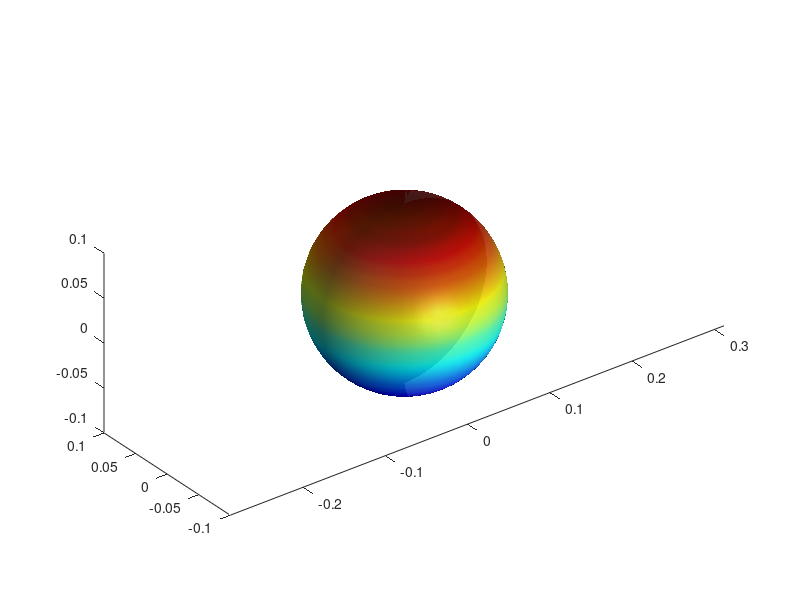

MATLAB code to generate this figure: (Note: this script raises an error after producing the figure.)
% Script that animates a solid ball hit dead center up until it achieves
% pure rolling without slip

% Copyright (c) 2017 Dmitry Savransky (ds264@cornell.edu)

%state z = [x,dx,th,dth]

mu = 0.02;
g = 9.81;
r = 0.1;
v0 = 2;
2*v0/7/mu/g
v0/mu/g

sphereeq = @(t,z) [z(2);-mu*g;z(4);5/2*mu/r*g];


[t,z] = ode45(sphereeq,linspace(0,2*v0/7/mu/g,500),[0,v0,0,0]);

[X,Y,Z] = sphere(50);

% set up figure
figure(1)
clf
colormap('jet')
s = surface(r*X,r*Y,r*Z,'FaceAlpha',0.9,'SpecularExponent',10,'SpecularStrength',0.2);
l(1) = light('Position',[0 -100 1]);
%l(2) = light('Position',[1.5 0.5 -0.5]);
lighting gouraud
shading interp
view(3)
axis equal
axis([z(1,1)-3*r,z(1,1)+3*r,-r,r,-r,r])
%axis([-r,z(end,1)+r,-r,r,-r,r])

%% aninmate

for j = 2:length(t)
    axis([z(j,1)-3*r,z(j,1)+3*r,-r,r,-r,r])
    rotate(s,[0,1,0],(z(j,3)-z(j-1,3))*180/pi,[z(j-1,1),0,0]);
    s.XData = s.XData + (z(j,1)-z(j-1,1));
    pause(t(j) - t(j-1));
end
